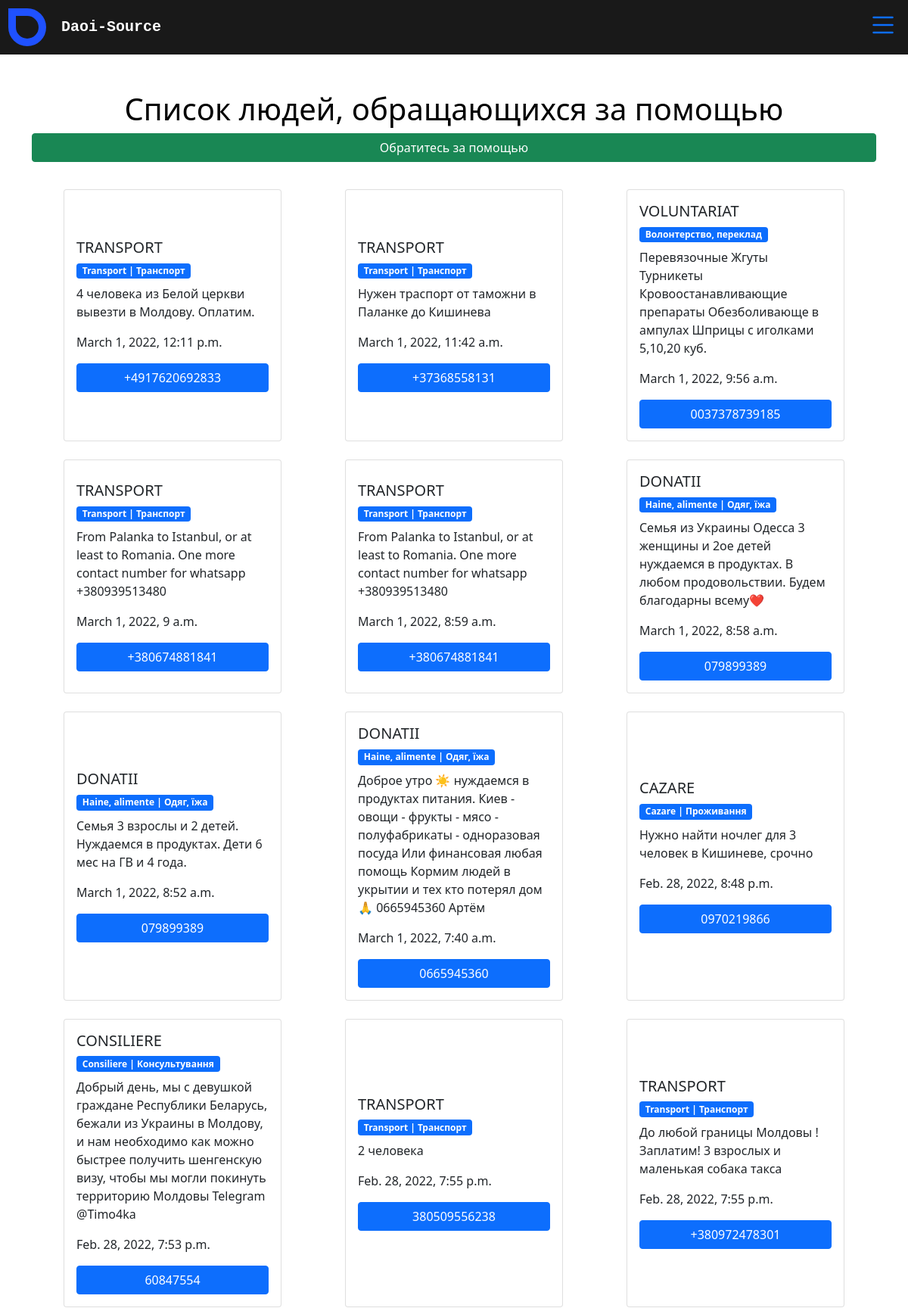
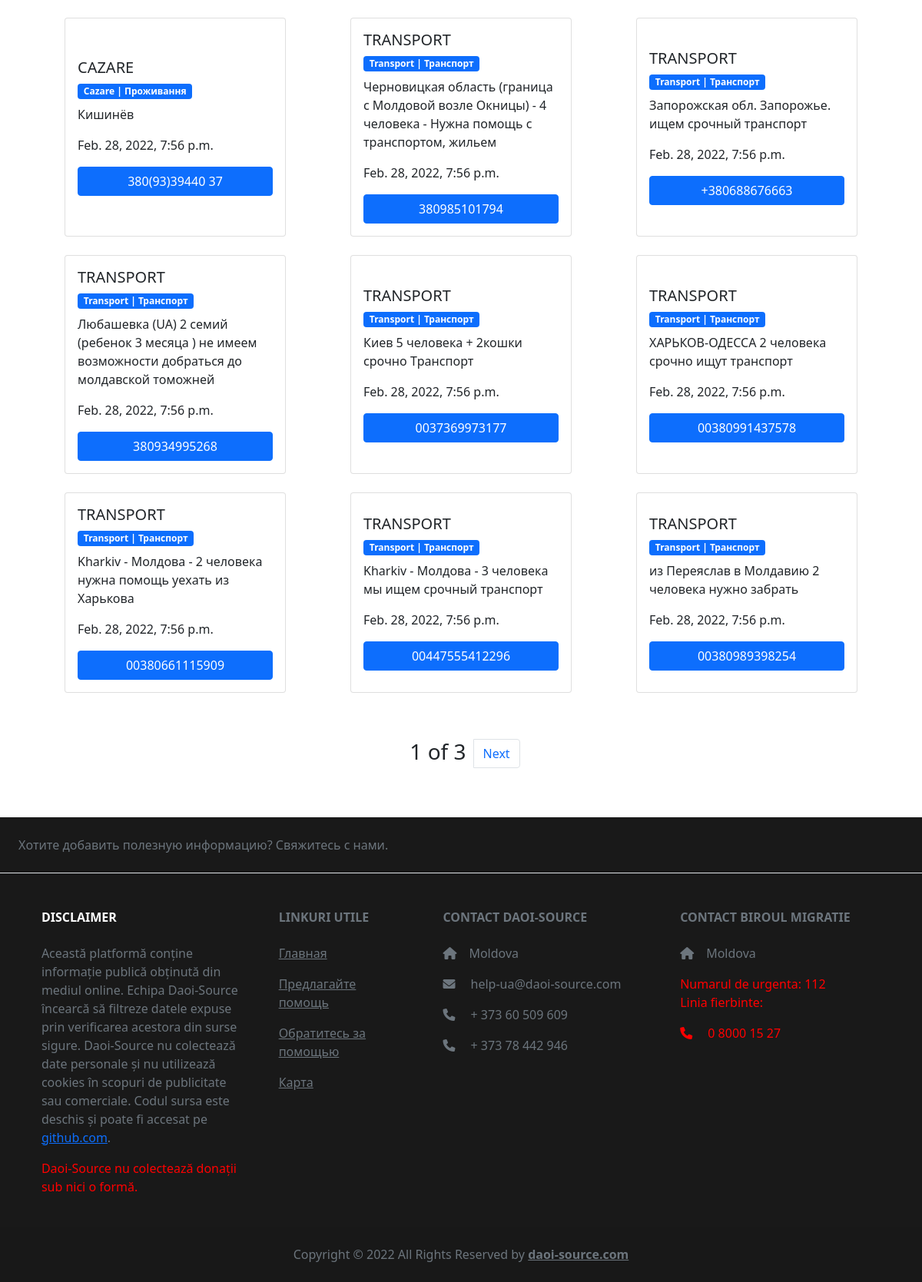
Screenshot of /need_help_list/ with the database file from the repository (2 pictures, top to bottom).
### main/models.py (models this page shows)
class NeedHelp(models.Model):
    title = models.CharField(max_length=20,db_column="title")
    name = models.CharField(max_length=255)
    tel = models.CharField(max_length=15)
    details = models.TextField(max_length=1000)
    mod_date = models.DateTimeField(auto_now=True)
    link = models.URLField(max_length=1000, blank=True)
    valabil = models.BooleanField(default=True)
    class Category(models.TextChoices):
        cazare = "cazare", 'Cazare | Проживання'
        transport = "transport", 'Transport | Транспорт'
        consiliere = "consiliere", 'Consiliere | Консультування'
        voluntariat = 'voluntariat', 'Волонтерство, переклад'
        donatii = 'donatii', 'Haine, alimente | Одяг, їжа'
        lucru = 'lucru', 'Lucru | Работа '
    category = models.CharField(max_length=20, choices=Category.choices, null=True, default="None")
    def __str__(self):
        return f"{self.category}"

### main/views.py (the view)
# urls.py: path("need_help_list/", need_help_list, name="need_help_list" ),
def need_help_list(request):
    help_type = request.GET.get("help_type")
    help_list = NeedHelp.objects.order_by("-pk")
    all_list = help_list
    address = request.GET.get("address")
    if help_list:
        paginator = Paginator(help_list, 21)
    else:
        paginator = Paginator(all_list, 21)
    page_number = request.GET.get('page', 1)
    try:
        help = paginator.page(page_number)
    except PageNotAnInteger:
        page_number = 1
    except EmptyPage:
        page_number = paginator.page(paginator.num_pages)
    page_obj = paginator.get_page(page_number)
    context = {
        "help": help,
        "page_obj": page_obj,
        "page_number": page_number,
        "help_list": help_list,
        "help_type": help_type,
        "address": address,
    }
    return render(request, "main/help_list.html", context=context)

### main/templates/main/help_list.html (shortened to what this page needs)
{% extends 'base.html' %}
{% block main %}
<br>
<div class="container">
<div class="container">
  <br>
  {% if request.path == "/help_list/" %}
  {% csrf_token %}
  <form method="get" class="row align-items-center justify-content-center">
    <h1 class="text-center">Список людей, готовых помочь</h1>
    <div class="form-group">
      <label for="category">Category</label>
      <select name="category" id="category" class="form-control" required>
        {% if help_type %}
        <option value="{{ help_type }}">{{help_type|upper}}</option>
        {% endif %}
        <option value="cazare">Cazare | Проживання</option>
        <option value="transport">Transport | Транспорт</option>
        <option value="consiliere">Consiliere | Консультування</option>
        <option value="voluntariat">Волонтерство, переклад</option>
        <option value="donatii">Haine, alimente | Одяг, їжа</option>
        <option value="lucru">Lucru | Работа</option>
        <option value="medical">Servicii medicale | Медицинские услуги</option>
      </select>
    </div>
            <label for="address">Please select the region</label>
            <select style="margin: .5rem;" class="form-control" id="address" name="address">
              {% if address %}
              <option disabled selected  value="">{{ address|upper }}</option>
              {% endif %}
              <option value="">All</option>
              <option value="chisinau">Chișinău</option>
              <option value="balti">Balți</option>
              <option value="comrat">Comrat</option>
              <option value="anenii_noi">Anenii Noi</option>
              <option value="basarabeasca">Basarabeasca</option>
              <option value="briceni">Briceni</option>
              <option value="cahul">Cahul</option>
              <option value="cantemir">Cantemir</option>
              <option value="calarasi">Călărași</option>
              <option value="causeni">Căușeni</option>
              <option value="cimislia">Cimișlia</option>
              <option value="criuleni">Criuleni</option>
              <option value="donduseni">Dondușeni</option>
              <option value="drochia">Drochia</option>
              <option value="dubasari">Dubăsari</option>
              <option value="edinet">Edineț</option>
              <option value="falesti">Fălești</option>
              <option value="floresti">Florești</option>
              <option value="glodeni">Glodeni</option>
              <option value="hincesti">Hîncești</option>
              <option value="ialoveni">Ialoveni</option>
              <option value="leova">Leova</option>
              <option value="nisporeni">Nisporeni</option>
              <option value="ocnita">Ocnița</option>
              <option value="orhei">Orhei</option>
              <option value="rezina">Rezina</option>
              <option value="riscani">Rîșcani</option>
              <option value="singerei">Sîngerei</option>
              <option value="soroca">Soroca</option>
              <option value="straseni">Strășeni</option>
              <option value="soldanesti">Șoldănești</option>
              <option value="stefan_voda">Ștefan Vodă</option>
              <option value="taraclia">Taraclia</option>
              <option value="telenesti">Telenești</option>
              <option value="ungheni">Ungheni</option>
            </select>
        <input style="margin: .5rem;" type="submit" class="btn btn-primary" value="Поиск">
        <a href="{% url 'help' %}" class="btn btn-success">Предлагайте помощь</a>
    </form>
  {% else %}
    <div class="row align-items-center justify-content-center">
      <h1 class="text-center">Список людей, обращающихся за помощью</h1>
      <br>
      <a href="{% url 'need_help' %}" class="btn btn-success">Обратитесь за помощью</a>
    </div>
  {% endif %}
  </div>
  <br>
<div class="container">
    <div class="row">
{% for item in help %}
<div class="col-md-4 col-sm-12 d-flex justify-content-center">
    <div class="card d-flex justify-content-center align-items-between" style="width: 18rem; margin:.75rem 0rem;min-height:200px ;">
        <div class="card-body d-flex justify-content-center align-items-between flex-column">
          <h5 class="card-title">{{ item|upper }}</h5>
          <h6><span class="badge bg-primary">{{ item.get_category_display }}</span></h6>
          <p class="card-text">{{ item.details }}</p>
          {% if item.mod_date%}
          <p class="card-text">{{ item.mod_date }}</p>
          {% elif item.pub_date %}
          <p class="card-text">{{ item.pub_date }}</p>
          {% else %}
          <p class="card-text">Feb. 25, 2022</p>
          {% endif %}
          <div class="position-relative bottom-0 d-flex align-items-end justify-content-center flex-column">
            <a href="tel:{{ item.tel }}" class="btn btn-primary col-sm-12">{{ item.tel }}</a>
          </div>
        </div>
      </div>
</div>
{% endfor %}
</div>
</div>
</div>
{% if help.has_other_pages %}
                <div class="container-fluid">
                <div class="container-fluid" style="width: 100%">
                    <div class="col-sm-12 d-flex justify-content-center" style="margin:3rem 0rem;">
                          <ul class="pagination" style="padding: 0px 5rem">
                                <h3 style="margin:0px 10px;width:max-content;">{{ page_number }} of {{ help.paginator.num_pages }}</h3>
                            {% if help.has_next %}
                            <li class="page-item"><a class="page-link" href="?page={{ help.next_page_number }}">Next</a></li>
                            {% endif %}
                          </ul>
                    </div>
                </div>
              </div>
            {% endif %}
{% endblock %}

### static/style.css (style rules this page uses)
body { background-repeat: no-repeat; background-position: center; }
h1 { color:rgb(0, 0, 0); margin:10px; }

### rows the page displays
NeedHelp: category "TRANSPORT", category "Transport | Транспорт", details "4 человека из Белой церкви вывезти в Молдову. Оплатим.", mod_date "March 1, 2022, 12:11 p.m.", tel "+4917620692833"
NeedHelp: category "TRANSPORT", category "Transport | Транспорт", details "Нужен траспорт от таможни в Паланке до Кишинева", mod_date "March 1, 2022, 11:42 a.m.", tel "+37368558131"
NeedHelp: category "VOLUNTARIAT", category "Волонтерство, переклад", details "Перевязочные Жгуты Турникеты Кровоостанавливающие препараты Обезболивающе в ампулах Шприцы с иголками 5,10,20 куб.", mod_date "March 1, 2022, 9:56 a.m.", tel "0037378739185"
NeedHelp: category "TRANSPORT", category "Transport | Транспорт", details "From Palanka to Istanbul, or at least to Romania. One more contact number for whatsapp +380939513480", mod_date "March 1, 2022, 9 a.m.", tel "+380674881841"
NeedHelp: category "TRANSPORT", category "Transport | Транспорт", details "From Palanka to Istanbul, or at least to Romania. One more contact number for whatsapp +380939513480", mod_date "March 1, 2022, 8:59 a.m.", tel "+380674881841"
NeedHelp: category "DONATII", category "Haine, alimente | Одяг, їжа", details "Семья из Украины Одесса 3 женщины и 2ое детей нуждаемся в продуктах. В любом продовольствии. Будем благодарны всему❤️", mod_date "March 1, 2022, 8:58 a.m.", tel "079899389"
NeedHelp: category "DONATII", category "Haine, alimente | Одяг, їжа", details "Семья 3 взрослы и 2 детей. Нуждаемся в продуктах. Дети 6 мес на ГВ и 4 года.", mod_date "March 1, 2022, 8:52 a.m.", tel "079899389"
NeedHelp: category "DONATII", category "Haine, alimente | Одяг, їжа", details "Доброе утро ☀️ нуждаемся в продуктах питания. Киев - овощи - фрукты - мясо - полуфабрикаты - одноразовая посуда Или финансовая любая помощь Кормим людей в укрытии и тех кто потерял дом 🙏 0665945360 Артём", mod_date "March 1, 2022, 7:40 a.m.", tel "0665945360"
NeedHelp: category "CAZARE", category "Cazare | Проживання", details "Нужно найти ночлег для 3 человек в Кишиневе, срочно", mod_date "Feb. 28, 2022, 8:48 p.m.", tel "0970219866"
NeedHelp: category "CONSILIERE", category "Consiliere | Консультування", details "Добрый день, мы с девушкой граждане Республики Беларусь, бежали из Украины в Молдову, и нам необходимо как можно быстрее получить шенгенскую визу, чтобы мы могли покинуть территорию Молдовы Telegram @Timo4ka", mod_date "Feb. 28, 2022, 7:53 p.m.", tel "60847554"
NeedHelp: category "TRANSPORT", category "Transport | Транспорт", details "2 человека", mod_date "Feb. 28, 2022, 7:55 p.m.", tel "380509556238"
NeedHelp: category "TRANSPORT", category "Transport | Транспорт", details "До любой границы Молдовы ! Заплатим! 3 взрослых и маленькая собака такса", mod_date "Feb. 28, 2022, 7:55 p.m.", tel "+380972478301"
NeedHelp: category "CAZARE", category "Cazare | Проживання", details "Кишинёв", mod_date "Feb. 28, 2022, 7:56 p.m.", tel "380(93)39440 37"
NeedHelp: category "TRANSPORT", category "Transport | Транспорт", details "Черновицкая область (граница с Молдовой возле Окницы) - 4 человека - Нужна помощь с транспортом, жильем", mod_date "Feb. 28, 2022, 7:56 p.m.", tel "380985101794"
NeedHelp: category "TRANSPORT", category "Transport | Транспорт", details "Запорожская обл. Запорожье. ищем срочный транспорт", mod_date "Feb. 28, 2022, 7:56 p.m.", tel "+380688676663"
NeedHelp: category "TRANSPORT", category "Transport | Транспорт", details "Любашевка (UA) 2 семий (ребенок 3 месяца ) не имеем возможности добраться до молдавской томожней", mod_date "Feb. 28, 2022, 7:56 p.m.", tel "380934995268"
NeedHelp: category "TRANSPORT", category "Transport | Транспорт", details "Киев 5 человека + 2кошки срочно Tранспорт", mod_date "Feb. 28, 2022, 7:56 p.m.", tel "0037369973177"
NeedHelp: category "TRANSPORT", category "Transport | Транспорт", details "ХАРЬКОВ-ОДЕССА 2 человека срочно ищут транспорт", mod_date "Feb. 28, 2022, 7:56 p.m.", tel "00380991437578"
NeedHelp: category "TRANSPORT", category "Transport | Транспорт", details "Kharkiv - Молдовa - 2 человека нужна помощь уехать из Харькова", mod_date "Feb. 28, 2022, 7:56 p.m.", tel "00380661115909"
NeedHelp: category "TRANSPORT", category "Transport | Транспорт", details "Kharkiv - Молдовa - 3 человека мы ищем срочный транспорт", mod_date "Feb. 28, 2022, 7:56 p.m.", tel "00447555412296"
NeedHelp: category "TRANSPORT", category "Transport | Транспорт", details "из Переяслав в Молдавию 2 человека нужно забрать", mod_date "Feb. 28, 2022, 7:56 p.m.", tel "00380989398254"

### other values shown
{{ page_number }} "1"
{{ help.paginator.num_pages }} "3"
